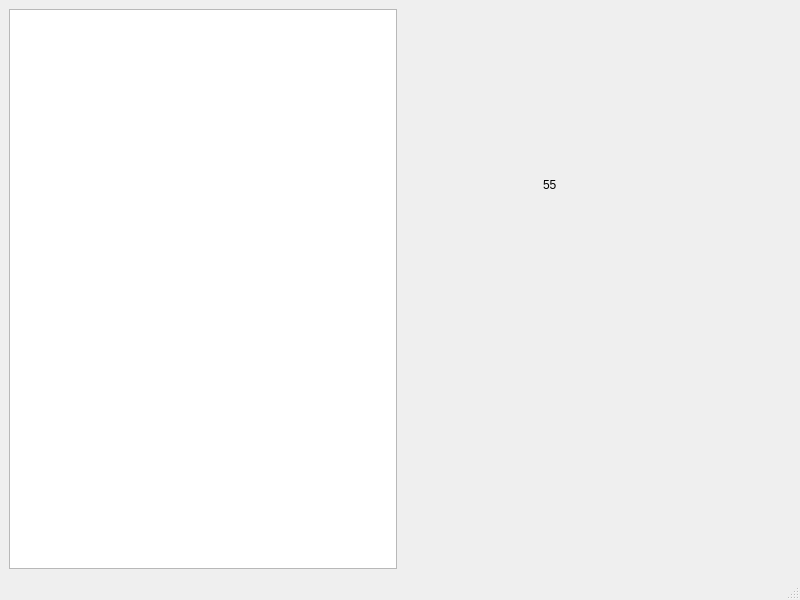
<?xml version="1.0" encoding="UTF-8"?>
<ui version="4.0">
 <class>MainWindow</class>
 <widget class="QMainWindow" name="MainWindow">
  <property name="geometry">
   <rect>
    <x>0</x>
    <y>0</y>
    <width>800</width>
    <height>600</height>
   </rect>
  </property>
  <property name="windowTitle">
   <string>MainWindow</string>
  </property>
  <widget class="QWidget" name="centralwidget">
   <layout class="QGridLayout" name="gridLayout">
    <item row="0" column="1">
     <widget class="QStackedWidget" name="stackedWidget">
      <widget class="QWidget" name="page_3">
       <widget class="QLabel" name="label">
        <property name="geometry">
         <rect>
          <x>140</x>
          <y>100</y>
          <width>191</width>
          <height>151</height>
         </rect>
        </property>
        <property name="text">
         <string>55</string>
        </property>
       </widget>
      </widget>
      <widget class="QWidget" name="page_4"/>
     </widget>
    </item>
    <item row="0" column="0">
     <widget class="QListWidget" name="listWidget"/>
    </item>
   </layout>
  </widget>
  <widget class="QMenuBar" name="menubar">
   <property name="geometry">
    <rect>
     <x>0</x>
     <y>0</y>
     <width>800</width>
     <height>22</height>
    </rect>
   </property>
  </widget>
  <widget class="QStatusBar" name="statusbar"/>
 </widget>
 <resources/>
 <connections/>
</ui>
